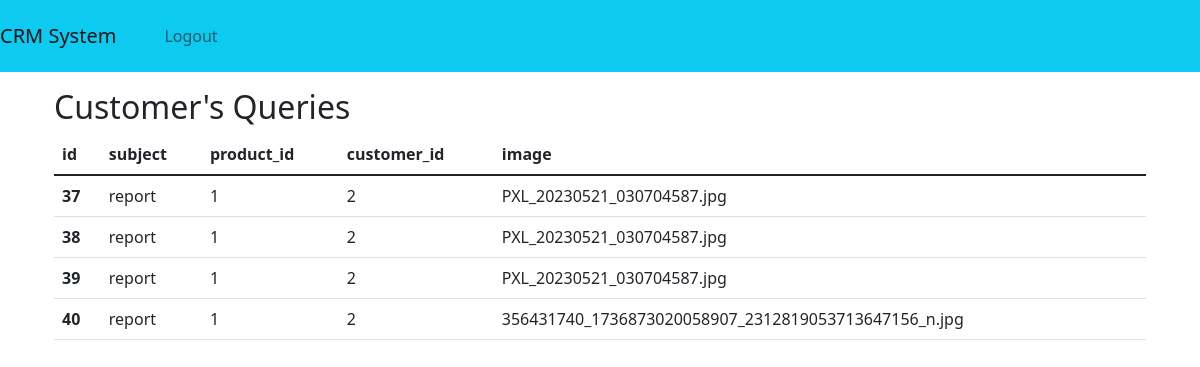
The page /queries/qdis.php (signed in) on the database its author committed.
### tables this page shows
CREATE TABLE `customer_queries` (
  `id` int(11) NOT NULL,
  `subject` varchar(255) NOT NULL,
  `product_id` int(11) NOT NULL,
  `customer_id` int(11) NOT NULL,
  `image` varchar(255) DEFAULT NULL
);

### queries/qdis.php (the view, shortened to what this page needs)
<!DOCTYPE html>
<html lang="en">
<head>
  <link href="https://cdn.jsdelivr.net/npm/bootstrap@5.3.0/dist/css/bootstrap.min.css" rel="stylesheet">
  <link href="https://cdn.jsdelivr.net/npm/bootstrap@5.1.3/dist/css/bootstrap.min.css" rel="stylesheet">
</head>
<body>
     <nav class="navbar navbar-expand-lg navbar-light bg-info">
     <a class="navbar-brand" href="indexa.php">CRM System</a>
  <div class="container-fluid">
  <nav class="navbar navbar-expand-lg">
    <ul class="navbar-nav">
        <li class="nav-item">
            <a href="logout.php" class="nav-link">Logout</a>
        </li>
    </ul>
  </div>
</nav>
<div class="container mt-3">
  <h2>Customer's Queries</h2>
  <table class="table">
    <thead>
      <tr>
        <th>id</th>
        <th>subject</th>
        <th>product_id</th>
        <th>customer_id</th>
        <th>image</th>
      </tr>
    </thead>
    <tbody>
     <?php
    $sql = "select * from customer_queries";
        $result = mysqli_query($con,$sql);
        if($result){
            while($row=mysqli_fetch_assoc($result)){
     if($result){
        $id=$row['id'];
        $subject=$row['subject'];
        $product_id=$row['product_id'];
        $customer_id=$row['customer_id'];
        $image= $row['image'];
        echo '<tr>
        <th scope="row">'.$id.'</th>
        <td>'.$subject.'</td>
        <td>'.$product_id.'</td>
        <td>'.$customer_id.'</td>
        <td>'.$image.'</td>
        </tr>';
     }
    }
     }
     ?>
    </tbody>
  </table>
</div>
</body>
</html>

### rows shown on the page
customer_queries: id "37", subject "report", product "1", customer "2", image "PXL_20230521_030704587.jpg"
customer_queries: id "38", subject "report", product "1", customer "2", image "PXL_20230521_030704587.jpg"
customer_queries: id "39", subject "report", product "1", customer "2", image "PXL_20230521_030704587.jpg"
customer_queries: id "40", subject "report", product "1", customer "2", image "356431740_1736873020058907_2312819053713647156_n.jpg"
